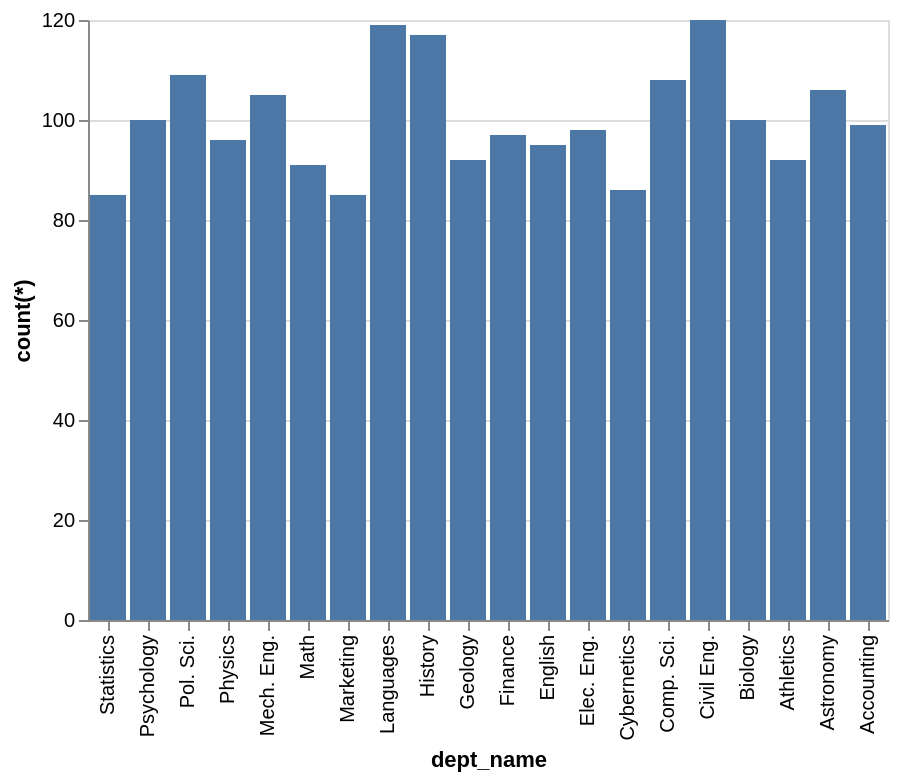

Write a Vega-Lite specification for this figure.
### Vega-Lite specification from a JSON file in a GitHub repository (floating-point values rounded to 4 significant figures)
{"data": {"values": [{"x_data": "Statistics", "y_data": 85}, {"x_data": "Psychology", "y_data": 100}, {"x_data": "Pol. Sci.", "y_data": 109}, {"x_data": "Physics", "y_data": 96}, {"x_data": "Mech. Eng.", "y_data": 105}, {"x_data": "Math", "y_data": 91}, {"x_data": "Marketing", "y_data": 85}, {"x_data": "Languages", "y_data": 119}, {"x_data": "History", "y_data": 117}, {"x_data": "Geology", "y_data": 92}, {"x_data": "Finance", "y_data": 97}, {"x_data": "English", "y_data": 95}, {"x_data": "Elec. Eng.", "y_data": 98}, {"x_data": "Cybernetics", "y_data": 86}, {"x_data": "Comp. Sci.", "y_data": 108}, {"x_data": "Civil Eng.", "y_data": 120}, {"x_data": "Biology", "y_data": 100}, {"x_data": "Athletics", "y_data": 92}, {"x_data": "Astronomy", "y_data": 106}, {"x_data": "Accounting", "y_data": 99}]}, "mark": "bar", "encoding": {"x": {"field": "x_data", "type": "nominal", "title": "dept_name", "sort": "descending"}, "y": {"field": "y_data", "type": "quantitative", "title": "count(*)"}}}
